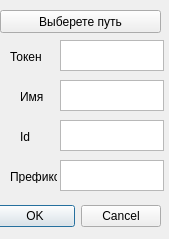
<?xml version="1.0" encoding="UTF-8"?>
<ui version="4.0">
 <class>discord</class>
 <widget class="QDialog" name="discord">
  <property name="geometry">
   <rect>
    <x>0</x>
    <y>0</y>
    <width>169</width>
    <height>239</height>
   </rect>
  </property>
  <property name="windowTitle">
   <string>Dialog</string>
  </property>
  <widget class="QDialogButtonBox" name="buttonBox">
   <property name="geometry">
    <rect>
     <x>-180</x>
     <y>200</y>
     <width>341</width>
     <height>32</height>
    </rect>
   </property>
   <property name="orientation">
    <enum>Qt::Horizontal</enum>
   </property>
   <property name="standardButtons">
    <set>QDialogButtonBox::Cancel|QDialogButtonBox::Ok</set>
   </property>
  </widget>
  <widget class="QPlainTextEdit" name="TokenText">
   <property name="geometry">
    <rect>
     <x>60</x>
     <y>40</y>
     <width>104</width>
     <height>31</height>
    </rect>
   </property>
  </widget>
  <widget class="QPlainTextEdit" name="PrefixText">
   <property name="geometry">
    <rect>
     <x>60</x>
     <y>160</y>
     <width>104</width>
     <height>31</height>
    </rect>
   </property>
  </widget>
  <widget class="QPlainTextEdit" name="NameText">
   <property name="geometry">
    <rect>
     <x>60</x>
     <y>80</y>
     <width>104</width>
     <height>31</height>
    </rect>
   </property>
  </widget>
  <widget class="QPlainTextEdit" name="IdText">
   <property name="geometry">
    <rect>
     <x>60</x>
     <y>120</y>
     <width>104</width>
     <height>31</height>
    </rect>
   </property>
  </widget>
  <widget class="QLabel" name="label">
   <property name="geometry">
    <rect>
     <x>10</x>
     <y>50</y>
     <width>47</width>
     <height>13</height>
    </rect>
   </property>
   <property name="text">
    <string>Токен</string>
   </property>
  </widget>
  <widget class="QLabel" name="label_2">
   <property name="geometry">
    <rect>
     <x>20</x>
     <y>90</y>
     <width>47</width>
     <height>13</height>
    </rect>
   </property>
   <property name="text">
    <string>Имя</string>
   </property>
  </widget>
  <widget class="QLabel" name="label_3">
   <property name="geometry">
    <rect>
     <x>20</x>
     <y>130</y>
     <width>47</width>
     <height>13</height>
    </rect>
   </property>
   <property name="text">
    <string>Id</string>
   </property>
  </widget>
  <widget class="QLabel" name="label_4">
   <property name="geometry">
    <rect>
     <x>10</x>
     <y>170</y>
     <width>47</width>
     <height>13</height>
    </rect>
   </property>
   <property name="text">
    <string>Префикс</string>
   </property>
  </widget>
  <widget class="QPushButton" name="pathButton">
   <property name="geometry">
    <rect>
     <x>0</x>
     <y>10</y>
     <width>161</width>
     <height>23</height>
    </rect>
   </property>
   <property name="text">
    <string>Выберете путь</string>
   </property>
  </widget>
 </widget>
 <resources/>
 <connections>
  <connection>
   <sender>buttonBox</sender>
   <signal>accepted()</signal>
   <receiver>discord</receiver>
   <slot>accept()</slot>
   <hints>
    <hint type="sourcelabel">
     <x>248</x>
     <y>254</y>
    </hint>
    <hint type="destinationlabel">
     <x>157</x>
     <y>274</y>
    </hint>
   </hints>
  </connection>
  <connection>
   <sender>buttonBox</sender>
   <signal>rejected()</signal>
   <receiver>discord</receiver>
   <slot>reject()</slot>
   <hints>
    <hint type="sourcelabel">
     <x>316</x>
     <y>260</y>
    </hint>
    <hint type="destinationlabel">
     <x>286</x>
     <y>274</y>
    </hint>
   </hints>
  </connection>
 </connections>
</ui>
